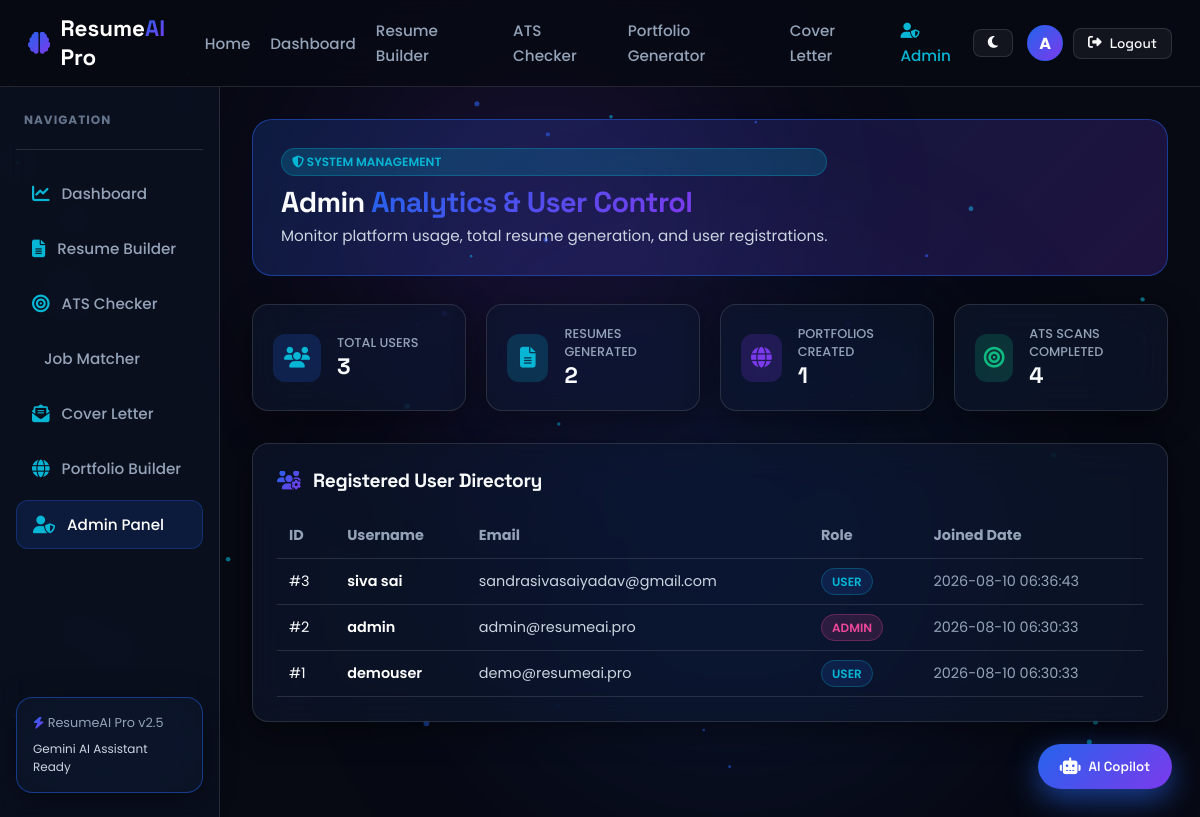
/admin (signed in), run on the app's committed database.
### tables this page shows
CREATE TABLE users (
    id INTEGER PRIMARY KEY AUTOINCREMENT,
    username VARCHAR(80) NOT NULL UNIQUE,
    email VARCHAR(120) NOT NULL UNIQUE,
    password_hash VARCHAR(255) NOT NULL,
    avatar_url TEXT DEFAULT '',
    role VARCHAR(20) DEFAULT 'user',
    created_at TIMESTAMP DEFAULT CURRENT_TIMESTAMP
);

### app.py (the view)
@app.route('/admin')
@login_required
def admin():
    if session.get('role') != 'admin':
        flash("Access restricted to administrators.", "error")
        return redirect(url_for('dashboard'))
    stats = get_admin_stats()
    return render_template('dashboard/admin.html', stats=stats)

### app.py (called while the page is built)
def login_required(f):
    from functools import wraps
    @wraps(f)
    def decorated_function(*args, **kwargs):
        if 'user_id' not in session:
            flash("Please log in to access this feature.", "warning")
            return redirect(url_for('login', next=request.url))
        return f(*args, **kwargs)
    return decorated_function

@app.context_processor
def inject_user():
    current_user = None
    if 'user_id' in session:
        current_user = get_user_by_id(session['user_id'])
    return dict(current_user=current_user)

### database.py (called while the page is built)
def get_db_connection():
    db_dir = os.path.dirname(DB_PATH)
    if not os.path.exists(db_dir):
        os.makedirs(db_dir, exist_ok=True)
    conn = sqlite3.connect(DB_PATH)
    conn.row_factory = sqlite3.Row
    return conn

def get_user_by_id(user_id):
    conn = get_db_connection()
    user = conn.cursor().execute("SELECT * FROM users WHERE id = ?", (user_id,)).fetchone()
    conn.close()
    return dict(user) if user else None

def get_admin_stats():
    conn = get_db_connection()
    c = conn.cursor()
    total_users = c.execute("SELECT COUNT(*) FROM users").fetchone()[0]
    total_resumes = c.execute("SELECT COUNT(*) FROM resumes").fetchone()[0]
    total_portfolios = c.execute("SELECT COUNT(*) FROM portfolios").fetchone()[0]
    total_ats_scans = c.execute("SELECT COUNT(*) FROM ats_reports").fetchone()[0]
    recent_users = [dict(u) for u in c.execute("SELECT id, username, email, role, created_at FROM users ORDER BY id DESC LIMIT 10").fetchall()]
    conn.close()
    return {
        "total_users": total_users,
        "total_resumes": total_resumes,
        "total_portfolios": total_portfolios,
        "total_ats_scans": total_ats_scans,
        "recent_users": recent_users
    }

### templates/dashboard/admin.html (shortened to what this page needs)
{% extends 'base.html' %}
{% block content %}
<div class="dashboard-container">
    {% include 'components/sidebar.html' %}
    <main class="dash-main" style="grid-column: 2 / span 2;">
        <div class="dash-header-banner">
            <div>
                <div class="badge-neon" style="margin-bottom:8px; background:rgba(6,182,212,0.2); color:var(--neon-cyan);"><i class="fas fa-shield-alt"></i> SYSTEM MANAGEMENT</div>
                <h1 style="font-size: 1.8rem;" class="font-heading">Admin <span class="text-gradient">Analytics & User Control</span></h1>
                <p style="color: #CBD5E1; font-size: 0.95rem; margin-top: 4px;">Monitor platform usage, total resume generation, and user registrations.</p>
            </div>
        </div>
        <div class="quick-stats-grid">
            <div class="glass-card stat-card">
                <div class="stat-icon"><i class="fas fa-users"></i></div>
                <div>
                    <p style="color: #94A3B8; font-size: 0.8rem; font-weight: 500;">TOTAL USERS</p>
                    <h3 style="font-size: 1.4rem;">{{ stats.total_users }}</h3>
                </div>
            </div>
            <div class="glass-card stat-card">
                <div class="stat-icon" style="background:rgba(6,182,212,0.2); color:var(--neon-cyan);"><i class="fas fa-file-alt"></i></div>
                <div>
                    <p style="color: #94A3B8; font-size: 0.8rem; font-weight: 500;">RESUMES GENERATED</p>
                    <h3 style="font-size: 1.4rem;">{{ stats.total_resumes }}</h3>
                </div>
            </div>
            <div class="glass-card stat-card">
                <div class="stat-icon" style="background:rgba(124,58,237,0.2); color:var(--neon-purple);"><i class="fas fa-globe"></i></div>
                <div>
                    <p style="color: #94A3B8; font-size: 0.8rem; font-weight: 500;">PORTFOLIOS CREATED</p>
                    <h3 style="font-size: 1.4rem;">{{ stats.total_portfolios }}</h3>
                </div>
            </div>
            <div class="glass-card stat-card">
                <div class="stat-icon" style="background:rgba(16,185,129,0.2); color:var(--neon-emerald);"><i class="fas fa-bullseye"></i></div>
                <div>
                    <p style="color: #94A3B8; font-size: 0.8rem; font-weight: 500;">ATS SCANS COMPLETED</p>
                    <h3 style="font-size: 1.4rem;">{{ stats.total_ats_scans }}</h3>
                </div>
            </div>
        </div>
        <div class="glass-card" style="padding: 24px;">
            <h3 style="font-size: 1.2rem; margin-bottom: 20px;" class="font-heading"><i class="fas fa-users-cog text-gradient" style="margin-right:8px;"></i> Registered User Directory</h3>
            <div style="overflow-x: auto;">
                <table style="width: 100%; border-collapse: collapse; text-align: left; font-size: 0.9rem;">
                    <thead>
                        <tr style="border-bottom: 1px solid var(--border-glass); color: #94A3B8;">
                            <th style="padding: 12px;">ID</th>
                            <th style="padding: 12px;">Username</th>
                            <th style="padding: 12px;">Email</th>
                            <th style="padding: 12px;">Role</th>
                            <th style="padding: 12px;">Joined Date</th>
                        </tr>
                    </thead>
                    <tbody>
                        {% for user in stats.recent_users %}
                            <tr style="border-bottom: 1px solid var(--border-glass);">
                                <td style="padding: 12px;">#{{ user.id }}</td>
                                <td style="padding: 12px; font-weight: 600; color: #FFF;">{{ user.username }}</td>
                                <td style="padding: 12px; color: #CBD5E1;">{{ user.email }}</td>
                                <td style="padding: 12px;"><span class="badge-neon {% if user.role=='admin' %}badge-warning{% endif %}">{{ user.role }}</span></td>
                                <td style="padding: 12px; color: #94A3B8;">{{ user.created_at }}</td>
                            </tr>
                        {% endfor %}
                    </tbody>
                </table>
            </div>
        </div>
    </main>
</div>
{% endblock %}

### templates/base.html (shortened to what this page needs)
<!DOCTYPE html>
<html lang="en" data-theme="dark">
<head>
    <link rel="stylesheet" href="https://cdnjs.cloudflare.com/ajax/libs/font-awesome/6.5.1/css/all.min.css">
    <link rel="stylesheet" href="{{ url_for('static', filename='css/style.css') }}">
    <link rel="stylesheet" href="{{ url_for('static', filename='css/dashboard.css') }}">
    <link rel="stylesheet" href="{{ url_for('static', filename='css/templates.css') }}">
    <link rel="stylesheet" href="{{ url_for('static', filename='css/portfolio_themes.css') }}">
</head>
<body>
    <canvas id="particle-canvas"></canvas>
    <div class="aurora-glow-1"></div>
    <div class="aurora-glow-2"></div>
    {% include 'components/navbar.html' %}
    <main style="position:relative; z-index:1;">
        {% block content %}{% endblock %}
    </main>
    {% include 'components/ai_copilot_drawer.html' %}
</body>
</html>

### templates/components/navbar.html
<nav class="hud-navbar">
    <a href="{{ url_for('landing') }}" class="navbar-brand">
        <i class="fas fa-brain text-gradient"></i>
        <span>Resume<span class="text-gradient">AI</span> Pro</span>
    </a>
    <ul class="nav-links">
        <li><a href="{{ url_for('landing') }}" class="nav-link">Home</a></li>
        {% if session.get('user_id') %}
            <li><a href="{{ url_for('dashboard') }}" class="nav-link">Dashboard</a></li>
            <li><a href="{{ url_for('builder') }}" class="nav-link">Resume Builder</a></li>
            <li><a href="{{ url_for('ats_scanner') }}" class="nav-link">ATS Checker</a></li>
            <li><a href="{{ url_for('portfolio_builder') }}" class="nav-link">Portfolio Generator</a></li>
            <li><a href="{{ url_for('cover_letter') }}" class="nav-link">Cover Letter</a></li>
            {% if session.get('role') == 'admin' %}
                <li><a href="{{ url_for('admin') }}" class="nav-link" style="color:var(--neon-cyan);"><i class="fas fa-user-shield"></i> Admin</a></li>
            {% endif %}
        {% else %}
            <li><a href="{{ url_for('landing') }}#features" class="nav-link">Features</a></li>
            <li><a href="{{ url_for('landing') }}#pricing" class="nav-link">Pricing</a></li>
        {% endif %}
    </ul>
    <div style="display: flex; align-items: center; gap: 14px;">
        <button type="button" class="btn-glass btn-sm" id="theme-toggle-btn" title="Toggle Light/Dark Mode">
            <i class="fas fa-moon"></i>
        </button>
        {% if session.get('user_id') %}
            <div style="display: flex; align-items: center; gap: 10px;">
                <div style="width:36px; height:36px; border-radius:50%; background:var(--gradient-primary); display:flex; align-items:center; justify-content:center; font-weight:700; color:#fff; border:1px solid var(--border-glass-glow);">
                    {{ session.get('username', 'U')[0]|upper }}
                </div>
                <a href="{{ url_for('logout') }}" class="btn-glass btn-sm"><i class="fas fa-sign-out-alt"></i> Logout</a>
            </div>
        {% else %}
            <a href="{{ url_for('login') }}" class="btn-glass btn-sm">Log In</a>
            <a href="{{ url_for('register') }}" class="btn-primary btn-sm">Get Started <i class="fas fa-arrow-right"></i></a>
        {% endif %}
    </div>
</nav>

### templates/components/sidebar.html (shortened to what this page needs)
<aside class="dash-sidebar">
    <div>
        <div style="padding: 0 8px 20px 8px; border-bottom: 1px solid var(--border-glass); margin-bottom: 20px;">
            <p style="font-size:0.75rem; text-transform:uppercase; color:#64748B; font-weight:700; letter-spacing:1px;">Navigation</p>
        </div>
        <ul class="sidebar-menu">
            <li class="menu-item {% if request.path == url_for('dashboard') %}active{% endif %}">
                <a href="{{ url_for('dashboard') }}"><i class="fas fa-chart-line"></i> Dashboard</a>
            </li>
            <li class="menu-item {% if request.path.startswith('/builder') %}active{% endif %}">
                <a href="{{ url_for('builder') }}"><i class="fas fa-file-alt"></i> Resume Builder</a>
            </li>
            <li class="menu-item {% if request.path.startswith('/ats') %}active{% endif %}">
                <a href="{{ url_for('ats_scanner') }}"><i class="fas fa-bullseye"></i> ATS Checker</a>
            </li>
            <li class="menu-item {% if request.path.startswith('/job-match') %}active{% endif %}">
                <a href="{{ url_for('job_match') }}"> Job Matcher</a>
            </li>
            <li class="menu-item {% if request.path.startswith('/cover-letter') %}active{% endif %}">
                <a href="{{ url_for('cover_letter') }}"><i class="fas fa-envelope-open-text"></i> Cover Letter</a>
            </li>
            <li class="menu-item {% if request.path.startswith('/portfolio') %}active{% endif %}">
                <a href="{{ url_for('portfolio_builder') }}"><i class="fas fa-globe"></i> Portfolio Builder</a>
            </li>
            {% if session.get('role') == 'admin' %}
                <li class="menu-item {% if request.path == url_for('admin') %}active{% endif %}">
                    <a href="{{ url_for('admin') }}"><i class="fas fa-user-shield"></i> Admin Panel</a>
                </li>
            {% endif %}
        </ul>
    </div>
    <div class="glass-card" style="padding:16px; border-color:var(--border-glass-glow);">
        <p style="font-size:0.8rem; color:#94A3B8; margin-bottom:8px;"><i class="fas fa-bolt text-gradient"></i> ResumeAI Pro v2.5</p>
        <p style="font-size:0.75rem; color:#CBD5E1;">Gemini AI Assistant Ready</p>
    </div>
</aside>

### templates/components/ai_copilot_drawer.html (shortened to what this page needs)
<button id="ai-copilot-trigger" class="btn-primary" style="position:fixed; bottom:28px; right:28px; z-index:99; border-radius:50px; padding:14px 22px; box-shadow: 0 10px 30px rgba(37,99,235,0.6);">
    <span>AI Copilot</span>
</button>

### static/css/style.css (style rules this page uses)
:root { --bg-dark: #070913; --bg-card: rgba(15, 23, 42, 0.65); --bg-card-hover: rgba(30, 41, 59, 0.75); --bg-glass-input: rgba(255, 255, 255, 0.04); --border-glass: rgba(255, 255, 255, 0.12); --border-glass-glow: rgba(37, 99, 235, 0.5); --neon-blue: #2563EB; --neon-purple: #7C3AED; --neon-cyan: #06B6D4; --neon-pink: #EC4899; --neon-emerald: #10B981; --gradient-primary: linear-gradient(135deg, #2563EB 0%, #7C3AED 100%); --gradient-cyan: linear-gradient(135deg, #06B6D4 0%, #2563EB 100%); --gradient-glow: linear-gradient(135deg, rgba(37,99,235,0.4) 0%, rgba(124,58,237,0.4) 100%); --font-heading: 'Space Grotesk', sans-serif; --font-body: 'Poppins', sans-serif; --shadow-glass: 0 8px 32px 0 rgba(0, 0, 0, 0.4); --shadow-glow: 0 0 25px rgba(37, 99, 235, 0.25); --shadow-3d: 0 20px 40px -15px rgba(0, 0, 0, 0.6); }
* { box-sizing: border-box; margin: 0; padding: 0; transition: background-color 0.3s ease, border-color 0.3s ease, transform 0.3s cubic-bezier(0.16, 1, 0.3, 1), box-shadow 0.3s ease; }
body { background-color: var(--bg-dark); color: #F8FAFC; font-family: var(--font-body); min-height: 100vh; overflow-x: hidden; position: relative; }
#particle-canvas { position: fixed; top: 0; left: 0; width: 100vw; height: 100vh; z-index: 0; pointer-events: none; opacity: 0.6; }
.aurora-glow-1 { position: fixed; top: -10%; left: 20%; width: 600px; height: 600px; background: radial-gradient(circle, rgba(124, 58, 237, 0.18) 0%, rgba(0,0,0,0) 70%); filter: blur(80px); z-index: 0; pointer-events: none; }
.aurora-glow-2 { position: fixed; bottom: -10%; right: 10%; width: 700px; height: 700px; background: radial-gradient(circle, rgba(37, 99, 235, 0.18) 0%, rgba(0,0,0,0) 70%); filter: blur(90px); z-index: 0; pointer-events: none; }
.glass-card { background: var(--bg-card); backdrop-filter: blur(20px) saturate(180%); -webkit-backdrop-filter: blur(20px) saturate(180%); border: 1px solid var(--border-glass); border-radius: 16px; box-shadow: var(--shadow-glass); position: relative; z-index: 1; }
h1, h2, h3, h4, h5, h6, .font-heading { font-family: var(--font-heading); letter-spacing: -0.02em; }
.text-gradient { background: var(--gradient-primary); -webkit-background-clip: text; -webkit-text-fill-color: transparent; }
.btn-primary { background: var(--gradient-primary); color: #FFFFFF; font-family: var(--font-heading); font-weight: 600; padding: 12px 24px; border-radius: 12px; border: none; cursor: pointer; display: inline-flex; align-items: center; gap: 8px; box-shadow: 0 4px 20px rgba(37, 99, 235, 0.4); text-decoration: none; }
.btn-glass { background: rgba(255, 255, 255, 0.05); color: #F8FAFC; font-family: var(--font-heading); font-weight: 500; padding: 10px 20px; border-radius: 12px; border: 1px solid var(--border-glass); cursor: pointer; display: inline-flex; align-items: center; gap: 8px; text-decoration: none; }
.btn-sm { padding: 6px 14px; font-size: 0.85rem; border-radius: 8px; }
.hud-navbar { position: sticky; top: 0; z-index: 100; background: rgba(7, 9, 19, 0.8); backdrop-filter: blur(20px); border-bottom: 1px solid var(--border-glass); padding: 14px 28px; display: flex; justify-content: space-between; align-items: center; }
.navbar-brand { display: flex; align-items: center; gap: 10px; font-family: var(--font-heading); font-size: 1.4rem; font-weight: 700; color: #FFFFFF; text-decoration: none; }
.nav-links { display: flex; align-items: center; gap: 20px; list-style: none; }
.nav-link { color: #94A3B8; text-decoration: none; font-weight: 500; font-size: 0.95rem; }
.badge-neon { background: rgba(37, 99, 235, 0.15); color: var(--neon-cyan); border: 1px solid rgba(6, 182, 212, 0.3); padding: 4px 10px; border-radius: 20px; font-size: 0.75rem; font-weight: 600; text-transform: uppercase; }
.badge-warning { background: rgba(236, 72, 153, 0.15); color: var(--neon-pink); border: 1px solid rgba(236, 72, 153, 0.3); }

### data on the page
users: id "3", username "siva sai", email "sandrasivasaiyadav@gmail.com", role "USER", created_at "2026-08-10 06:36:43"
users: id "2", username "admin", email "admin@resumeai.pro", role "ADMIN", created_at "2026-08-10 06:30:33"
users: id "1", username "demouser", email "demo@resumeai.pro", role "USER", created_at "2026-08-10 06:30:33"

### other printed values
{{ session.get('username', 'U')[0]|upper }} "A"
{{ stats.total_users }} "3"
{{ stats.total_resumes }} "2"
{{ stats.total_portfolios }} "1"
{{ stats.total_ats_scans }} "4"
